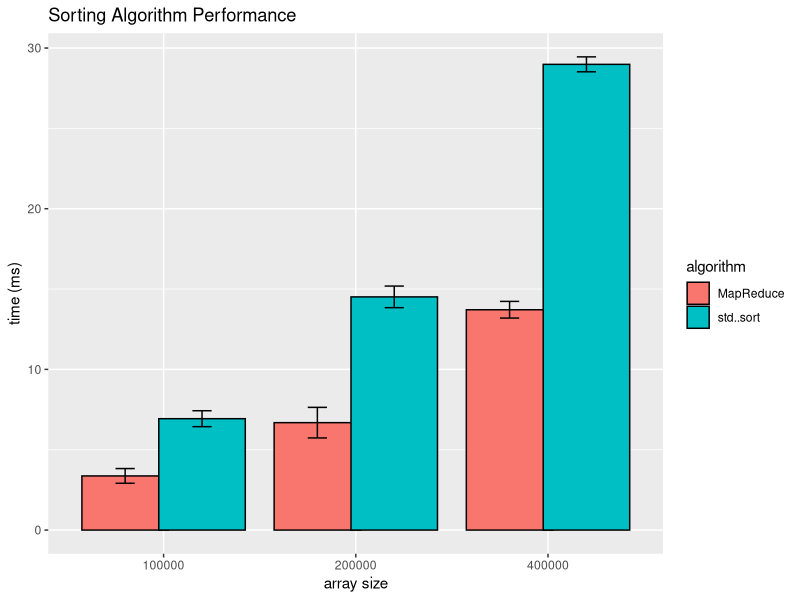
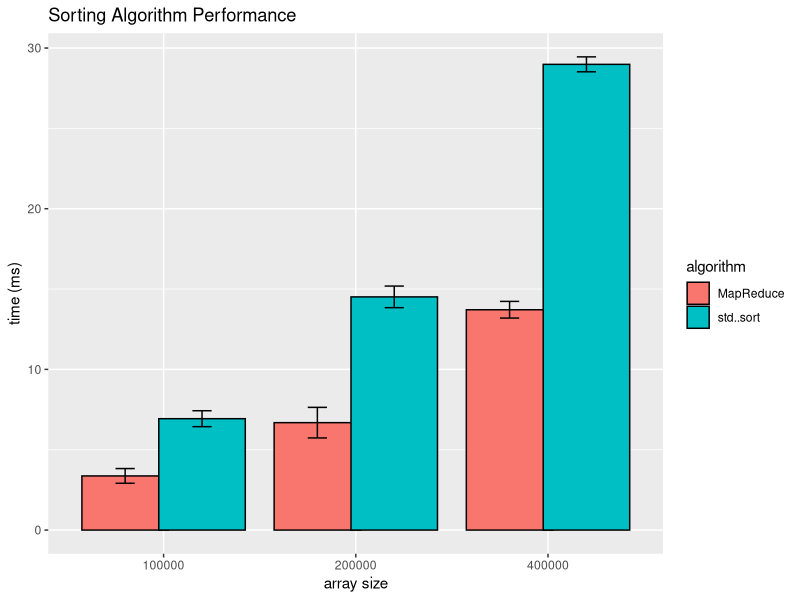

The R script that drew these images, in order:
#!/usr/bin/env Rscript

options(scipen=999)
library(ggplot2)
library(scales)
library(reshape2)
library(plyr)

data_summary <- function(data, varname, groupnames){
  summary_func <- function(x, col){
    c(mean = mean(x[[col]], na.rm=TRUE),
      sd = sd(x[[col]], na.rm=TRUE))
  }
  data_sum<-ddply(data, groupnames, .fun=summary_func,
                  varname)
  data_sum <- rename(data_sum, c("mean" = varname))
 return(data_sum)
}

data <- read.csv(file="sort-data.csv", header=TRUE, sep=",")
data <- melt(data, "array.size", variable.name="algorithm", value.name="time")
data$time <- data$time / 1000
data <- data_summary(data, varname="time", groupnames=c("algorithm", "array.size"))
data$array.size <- as.factor(data$array.size)

ggplot(data, aes(x=array.size, y=time, fill=algorithm)) +
    geom_col(color="black", position=position_dodge(.8)) +
    geom_errorbar(aes(ymin=time-sd, ymax=time+sd), width=.2, position=position_dodge(.8)) +
    labs(title="Sorting Algorithm Performance", y="time (ms)", x="array size")
ggsave("sort-timing.png")
